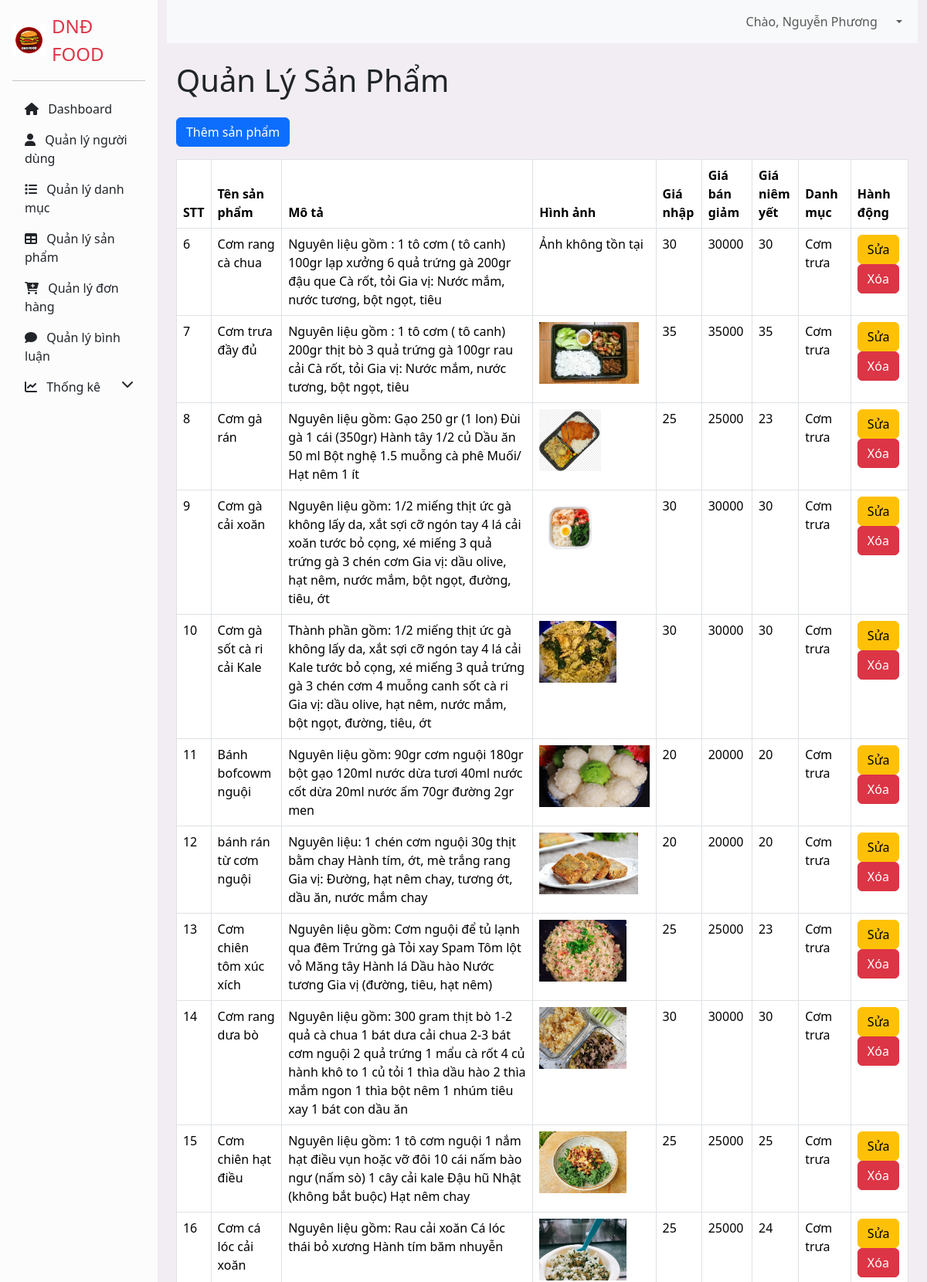
The page /controller/index.php?act=listProducts (signed in, upper part) on the database its author committed.
### tables this page shows
CREATE TABLE `product` (
  `product_id` int NOT NULL COMMENT 'ID sản phẩm',
  `product_name` varchar(255) NOT NULL COMMENT 'tên sản phẩm',
  `product_description` text COMMENT 'Mô tả Sản phẩm',
  `product_avatar_url` varchar(255) NOT NULL COMMENT 'ảnh sản phẩm_url',
  `product_import_price` decimal(15,0) NOT NULL COMMENT 'giá nhập sản phẩm',
  `product_sale_price` decimal(15,0) NOT NULL COMMENT 'giá bán sản phẩm',
  `product_listed_price` decimal(15,0) NOT NULL COMMENT 'giá niêm yết sản phẩm',
  `product_stock` int NOT NULL COMMENT 'kho sản phẩm',
  `category_id` int DEFAULT NULL COMMENT 'Thể loại ID category'
);

CREATE TABLE `category` (
  `category_id` int NOT NULL,
  `category_name` varchar(255) NOT NULL
);

### model/PDO.php (called while the page is built, shortened)
<?php
function pdo_get_connection()
{
    $dburl = "mysql:host=localhost;dbname=duan11;charset=utf8";
    $usename = "root";
    $password = "";
    $conn = new PDO($dburl, $usename, $password);
    $conn->setAttribute(PDO::ATTR_ERRMODE, PDO::ERRMODE_EXCEPTION);
    return $conn;
}
function pdo_query($sql)
{
    $sql_args = array_slice(func_get_args(), 1);
    try {
        $conn = pdo_get_connection();
        $stmt = $conn->prepare($sql);
        $stmt->execute($sql_args);
        $rows = $stmt->fetchAll(PDO::FETCH_ASSOC);
        return $rows;
    } catch (PDOException $e) {
        throw $e;
    } finally {
        unset($conn);
    }
}

### model/product.php (called while the page is built, shortened)
<?php
    function loadAllProduct(){
        $sql = "SELECT * FROM product INNER JOIN category ON product.category_id = category.category_id";
        $listSP = pdo_query($sql);
        return $listSP;
    }
?>

### controller/productController/listProduct.php (the view, shortened to what this page needs)
<div class="container ">
    <h1 class="mb-4 ">Quản Lý Sản Phẩm</h1>
    <a href="index.php?act=addProduct" class="btn btn-primary mb-3">Thêm sản phẩm</a>
    <table class="table table-bordered">
        <thead>
            <tr>
                <th>STT</th>
                <th>Tên sản phẩm</th>
                <th>Mô tả</th>
                <th>Hình ảnh</th>
                <th>Giá nhập</th>
                <th>Giá bán giảm</th>
                <th>Giá niêm yết</th>
                <th>Danh mục</th>
                <th>Hành động</th>
            </tr>
        </thead>
        <tbody>
            <?php foreach ($listSP as $sp) {
                extract($sp);
                $update_product = "index.php?act=updateProduct&product_id=" . $product_id;
                $delete_product = "index.php?act=deleteProduct&product_id=" . $product_id;
                $hinhpath = "../upload/" . $product_avatar_url;
                if (is_file($hinhpath)) {
                    $hinhpath = "<img src='" . $hinhpath . "' height='80px'>";
                } else {
                    $hinhpath = "Ảnh không tồn tại";
                }
                echo '<tr>
                        <td>' . $product_id . '</td>
                        <td>' . $product_name . '</td>
                        <td>' . $product_description . '</td>
                        <td>' . $hinhpath . '</td>
                        <td>' . $product_import_price . '</td>
                        <td>' . $product_sale_price . '</td>
                        <td>' . $product_listed_price . '</td>
                        <td>' . $category_name . '</td>
                        <td>
                            <a href="' . $update_product . '" class="btn btn-warning">Sửa</a>
                            <a href="' . $delete_product . '" class="btn btn-danger">Xóa</a>
                        </td>
                    </tr>';
            } ?>
        </tbody>
    </table>
</div>

### controller/header.php (shortened to what this page needs)
<!doctype html>
<html lang="en">
<head>
    <link href="https://cdn.jsdelivr.net/npm/bootstrap@5.3.3/dist/css/bootstrap.min.css" rel="stylesheet">
    <link rel="stylesheet" href="https://cdnjs.cloudflare.com/ajax/libs/font-awesome/6.0.0/css/all.min.css">
</head>
<body>
    <div class="d-flex flex-column flex-md-row">
        <header class="d-none d-md-block p-3 flex-md-column text-dark custom-width">
            <a href="index.php" class="d-flex align-items-center mb-3 text-dark text-decoration-none">
                <img src="../view/image/z5616452484832_1f9b08fd997f2e5c540174a3ca08a95a.jpg" class="me-2 w-25 " alt="Logo">
                <span class="fs-4 text-danger">DNĐ FOOD</span>
            </a>
            <hr>
            <nav>
        <div class="list-group list-group-flush">
            <a href="index.php" class="text-dark list-group-item list-group-item-action list-group-item-light">
                <i class="fas fa-home me-2"></i>
                Dashboard
            </a>
            <a href="index.php?act=listAccount" class="text-dark list-group-item list-group-item-action list-group-item-light">
                <i class="fas fa-user me-2"></i>
                Quản lý người dùng
            </a>
            <a href="index.php?act=listCategory" class="text-dark list-group-item list-group-item-action list-group-item-light">
                <i class="fas fa-list me-2"></i>
                Quản lý danh mục
            </a>
            <a href="index.php?act=listProducts" class="text-dark list-group-item list-group-item-action list-group-item-light">
                <i class="fas fa-table me-2"></i>
                Quản lý sản phẩm
            </a>
            <a href="index.php?act=order" class="text-dark list-group-item list-group-item-action list-group-item-light">
                <i class="fas fa-cart-plus me-2"></i>
                Quản lý đơn hàng
            </a>
            <a href="index.php?act=comment" class="text-dark list-group-item list-group-item-action list-group-item-light">
                <i class="fas fa-comment me-2"></i>
                Quản lý bình luận
            </a>
            <a href="#statisticalSubmenu" class="text-dark list-group-item list-group-item-action list-group-item-light" data-bs-toggle="collapse" onclick="toggleIcon(this)">
                <i class="fas fa-chart-line me-2"></i>
                Thống kê
                <i class="fas fa-chevron-down float-end"></i>
            </a>
        </div>
    </nav>
        </header>
        <main class="container-fluid flex-grow-1">
            <nav class="navbar navbar-expand-lg navbar-light bg-light mb-4 d-none d-md-block">
                <div class="container-fluid">
                    <div class="collapse navbar-collapse" id="navbarSupportedContent">
                        <ul class="navbar-nav ms-auto mb-3 mb-lg-0">
                            <li class="nav-item dropdown">
                                <a class="nav-link dropdown-toggle" href="#" id="navbarDropdown" role="button" data-bs-toggle="dropdown" aria-expanded="false">
                                    <span class="me-3">Chào, <?php echo htmlspecialchars($_SESSION['user']['full_name']); ?></span>
                                </a>
                            </li>
                        </ul>
                    </div>
                </div>
            </nav>

### controller/index.php (shortened to what this page needs)
<?php
include_once('../model/PDO.php');
include_once('../model/product.php');
include_once('../model/cart.php');
require_once("./header.php");
if (isset($_GET['act'])) {
    $act = $_GET['act'];
    if (isset($_SESSION['user']) && (is_array($_SESSION['user']))) {
        switch ($act) {
            case 'listProducts':
                $listSP = loadAllProduct();
                require_once("productController/listProduct.php");
                break;
        }
    } else {
        header('Location: ../index.php');
    }
} else {
    if (isset($_SESSION['user']) && (is_array($_SESSION['user']))) {
        require_once './main.php';
    } else {
        header('Location: ../index.php');
    }
}
require_once("./footer.php");

### controller/footer.php (shortened to what this page needs)
</main>
</div>
</body>
</html>

### controller/header.php (style rules this page uses)
header { background-color: rgb(252, 252, 253); }
main { background-color: rgb(242, 237, 243); }
nav .list-group-item { border: none !important; }
.custom-width { width: 20%; }

### rows shown on the page
product: product_id "6", product_name "Cơm rang cà chua", product_description "Nguyên liệu gồm : 1 tô cơm ( tô canh) 100gr lạp xưởng 6 quả trứng gà 200gr đậu que Cà rốt, tỏi Gia vị: Nước mắm, nước tương, bột ngọt, tiêu", product_avatar_url "Ảnh không tồn tại", product_import_price "30", product_sale_price "30000", product_listed_price "30", category.category_name "Cơm trưa"
product: product_id "7", product_name "Cơm trưa đầy đủ", product_description "Nguyên liệu gồm : 1 tô cơm ( tô canh) 200gr thịt bò 3 quả trứng gà 100gr rau cải Cà rốt, tỏi Gia vị: Nước mắm, nước tương, bột ngọt, tiêu", product_avatar_url (picture), product_import_price "35", product_sale_price "35000", product_listed_price "35", category.category_name "Cơm trưa"
product: product_id "8", product_name "Cơm gà rán", product_description "Nguyên liệu gồm: Gạo 250 gr (1 lon) Đùi gà 1 cái (350gr) Hành tây 1/2 củ Dầu ăn 50 ml Bột nghệ 1.5 muỗng cà phê Muối/ Hạt nêm 1 ít", product_avatar_url (picture), product_import_price "25", product_sale_price "25000", product_listed_price "23", category.category_name "Cơm trưa"
product: product_id "9", product_name "Cơm gà cải xoăn", product_description "Nguyên liệu gồm: 1/2 miếng thịt ức gà không lấy da, xắt sợi cỡ ngón tay 4 lá cải xoăn tước bỏ cọng, xé miếng 3 quả trứng gà 3 chén cơm Gia vị: dầu olive, hạt nêm, nước mắm, bột ngọt, đường, tiêu, ớt", product_avatar_url (picture), product_import_price "30", product_sale_price "30000", product_listed_price "30", category.category_name "Cơm trưa"
product: product_id "10", product_name "Cơm gà sốt cà ri cải Kale", product_description "Thành phần gồm: 1/2 miếng thịt ức gà không lấy da, xắt sợi cỡ ngón tay 4 lá cải Kale tước bỏ cọng, xé miếng 3 quả trứng gà 3 chén cơm 4 muỗng canh sốt cà ri Gia vị: dầu olive, hạt nêm, nước mắm, bột ngọt, đường, tiêu, ớt", product_avatar_url (picture), product_import_price "30", product_sale_price "30000", product_listed_price "30", category.category_name "Cơm trưa"
product: product_id "11", product_name "Bánh bofcowm nguội", product_description "Nguyên liệu gồm: 90gr cơm nguội 180gr bột gạo 120ml nước dừa tươi 40ml nước cốt dừa 20ml nước ấm 70gr đường 2gr men", product_avatar_url (picture), product_import_price "20", product_sale_price "20000", product_listed_price "20", category.category_name "Cơm trưa"
product: product_id "12", product_name "bánh rán từ cơm nguội", product_description "Nguyên liệu: 1 chén cơm nguội 30g thịt bằm chay Hành tím, ớt, mè trắng rang Gia vị: Đường, hạt nêm chay, tương ớt, dầu ăn, nước mắm chay", product_avatar_url (picture), product_import_price "20", product_sale_price "20000", product_listed_price "20", category.category_name "Cơm trưa"
product: product_id "13", product_name "Cơm chiên tôm xúc xích", product_description "Nguyên liệu gồm: Cơm nguội để tủ lạnh qua đêm Trứng gà Tỏi xay Spam Tôm lột vỏ Măng tây Hành lá Dầu hào Nước tương Gia vị (đường, tiêu, hạt nêm)", product_avatar_url (picture), product_import_price "25", product_sale_price "25000", product_listed_price "23", category.category_name "Cơm trưa"
product: product_id "14", product_name "Cơm rang dưa bò", product_description "Nguyên liệu gồm: 300 gram thịt bò 1-2 quả cà chua 1 bát dưa cải chua 2-3 bát cơm nguội 2 quả trứng 1 mẩu cà rốt 4 củ hành khô to 1 củ tỏi 1 thìa dầu hào 2 thìa mắm ngon 1 thìa bột nêm 1 nhúm tiêu xay 1 bát con dầu ăn", product_avatar_url (picture), product_import_price "30", product_sale_price "30000", product_listed_price "30", category.category_name "Cơm trưa"
product: product_id "15", product_name "Cơm chiên hạt điều", product_description "Nguyên liệu gồm: 1 tô cơm nguội 1 nắm hạt điều vụn hoặc vỡ đôi 10 cái nấm bào ngư (nấm sò) 1 cây cải kale Đậu hũ Nhật (không bắt buộc) Hạt nêm chay", product_avatar_url (picture), product_import_price "25", product_sale_price "25000", product_listed_price "25", category.category_name "Cơm trưa"
product: product_id "16", product_name "Cơm cá lóc cải xoăn", product_description "Nguyên liệu gồm: Rau cải xoăn Cá lóc thái bỏ xương Hành tím băm nhuyễn", product_avatar_url (picture), product_import_price "25", product_sale_price "25000", product_listed_price "24", category.category_name "Cơm trưa"

### other values the page prints
$_SESSION['user']['full_name'] "Nguyễn Phương"
